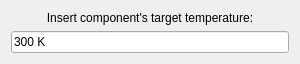
<?xml version="1.0" encoding="UTF-8"?>
<ui version="4.0">
 <class>TaskFrontISTRConstraintTemperature</class>
 <widget class="QWidget" name="TaskFrontISTRConstraintTemperature">
  <property name="geometry">
   <rect>
    <x>0</x>
    <y>0</y>
    <width>300</width>
    <height>57</height>
   </rect>
  </property>
  <property name="windowTitle">
   <string>Dialog</string>
  </property>
  <layout class="QVBoxLayout" name="verticalLayout">
   <item>
    <widget class="QLabel" name="label">
     <property name="text">
      <string>Insert component's target temperature:</string>
     </property>
     <property name="alignment">
      <set>Qt::AlignCenter</set>
     </property>
    </widget>
   </item>
   <item>
    <widget class="Gui::InputField" name="if_temperature">
     <property name="text">
      <string>300 K</string>
     </property>
     <property name="unit" stdset="0">
      <string notr="true">K</string>
     </property>
     <property name="quantity" stdset="0">
      <double>300.000000000000000</double>
     </property>
    </widget>
   </item>
  </layout>
 </widget>
 <customwidgets>
  <customwidget>
   <class>Gui::InputField</class>
   <extends>QLineEdit</extends>
   <header>Gui/InputField.h</header>
  </customwidget>
 </customwidgets>
 <resources/>
 <connections/>
</ui>
